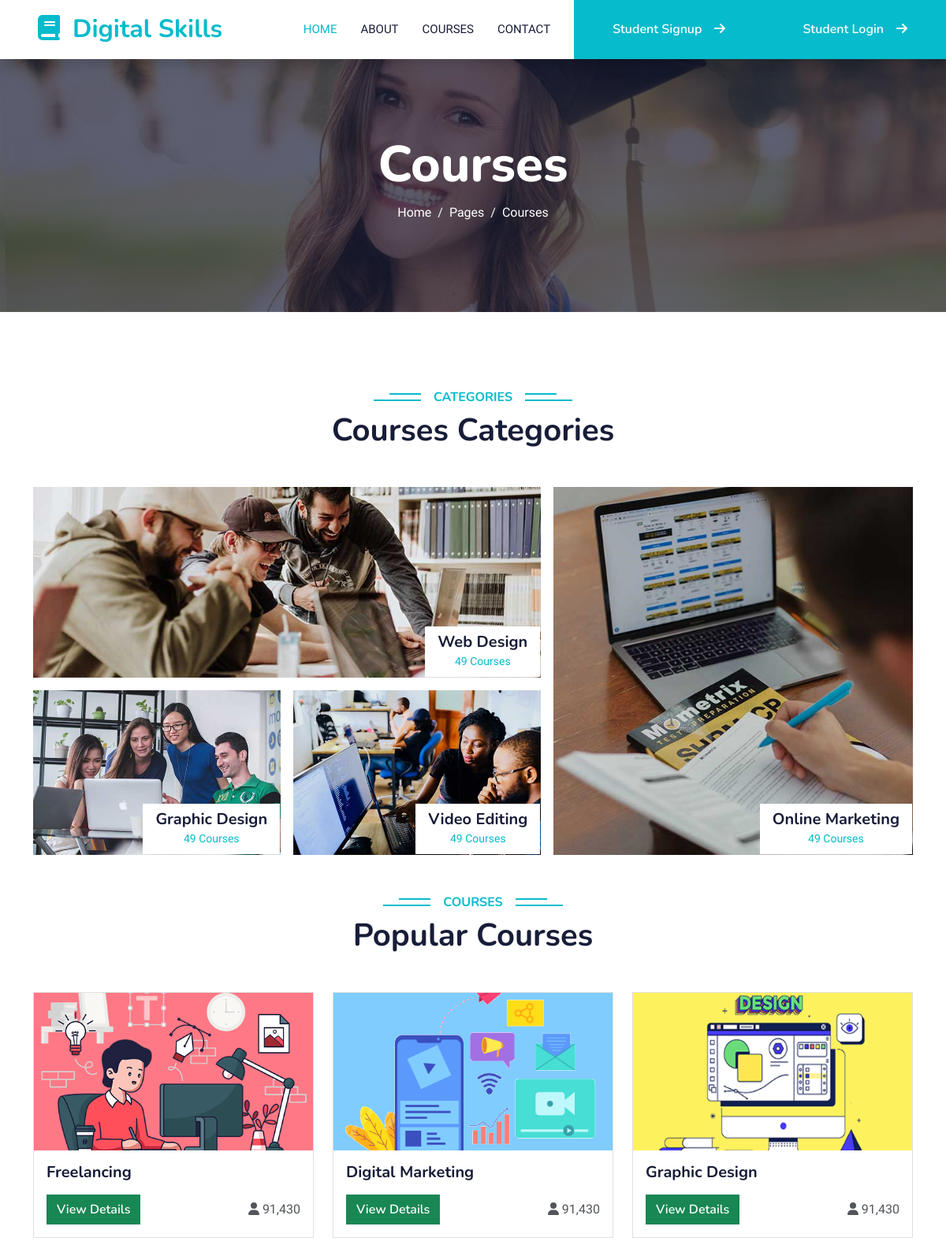
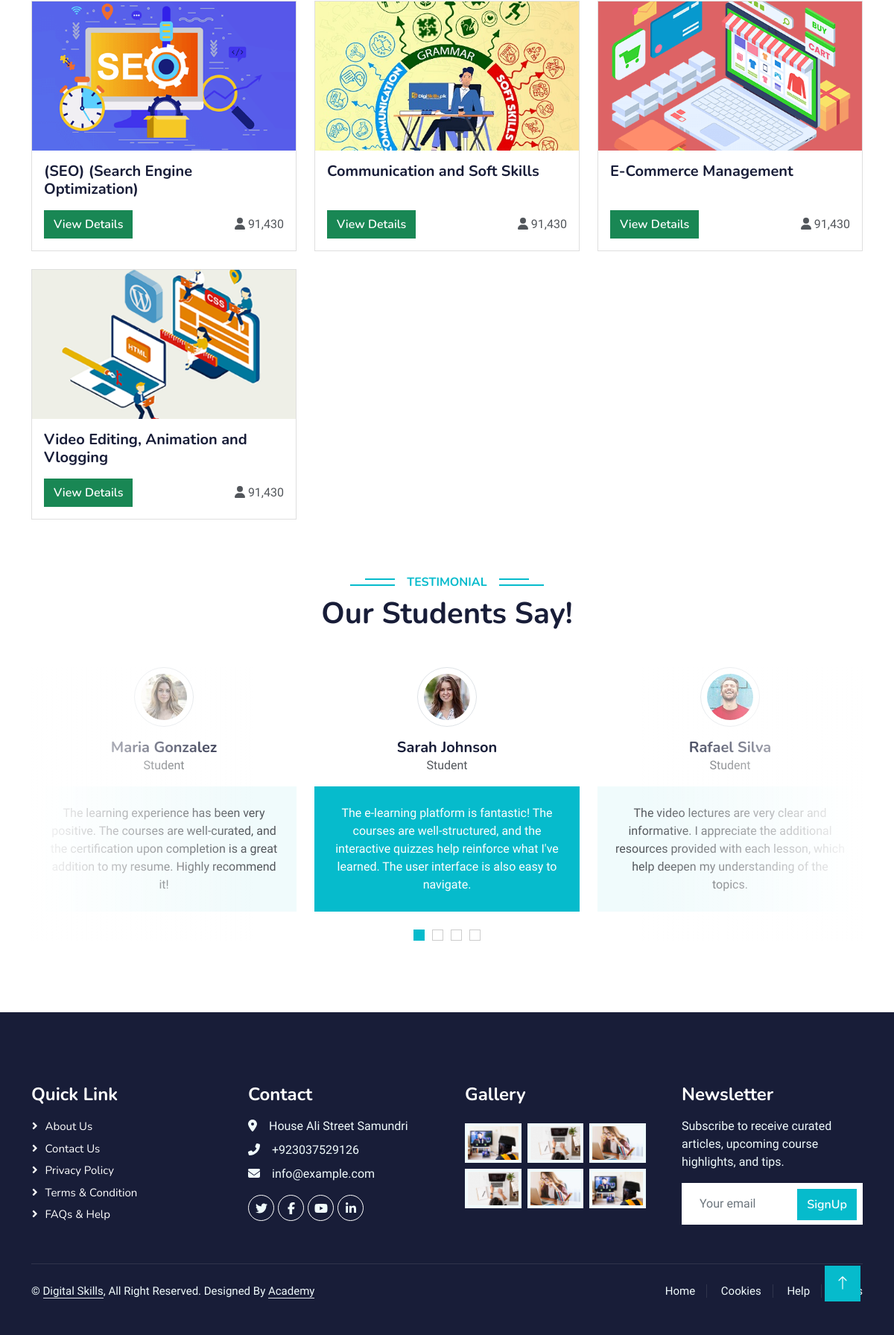
/courses.php, run on the app's committed database (2 pictures, top to bottom).
### tables this page shows
CREATE TABLE `addcourse` (
  `course_id` int(11) NOT NULL,
  `course_img` varchar(250) NOT NULL,
  `course_name` varchar(250) NOT NULL,
  `course_desc` text NOT NULL,
  `course_author` varchar(250) NOT NULL,
  `author_qua` varchar(250) NOT NULL,
  `author_desc` text NOT NULL
);

### courses.php (the view, shortened to what this page needs)
<?php
include('maininclude/dbconnection.php');
?>
<!DOCTYPE html>
<html lang="en">
<head>
    <link href="https://cdnjs.cloudflare.com/ajax/libs/font-awesome/5.10.0/css/all.min.css" rel="stylesheet">
    <link href="https://cdn.jsdelivr.net/npm/bootstrap-icons@1.4.1/font/bootstrap-icons.css" rel="stylesheet">
    <link href="lib/animate/animate.min.css" rel="stylesheet">
    <link href="lib/owlcarousel/assets/owl.carousel.min.css" rel="stylesheet">
    <link href="css/bootstrap.min.css" rel="stylesheet">
    <link href="css/style.css" rel="stylesheet">
    <link rel="stylesheet" href="./css/all.min.css">
</head>
<body>
    <?php
	include_once("maininclude/navbar.php");
	?>
    <div class="container-fluid bg-primary py-5 mb-5 page-header">
        <div class="container py-5">
            <div class="row justify-content-center">
                <div class="col-lg-10 text-center">
                    <h1 class="display-3 text-white animated slideInDown">Courses</h1>
                    <nav aria-label="breadcrumb">
                        <ol class="breadcrumb justify-content-center">
                            <li class="breadcrumb-item"><a class="text-white" href="#">Home</a></li>
                            <li class="breadcrumb-item"><a class="text-white" href="#">Pages</a></li>
                            <li class="breadcrumb-item text-white active" aria-current="page">Courses</li>
                        </ol>
                    </nav>
                </div>
            </div>
        </div>
    </div>
    <div class="container-xxl py-5 category">
        <div class="container">
            <div class="text-center wow fadeInUp" data-wow-delay="0.1s">
                <h6 class="section-title bg-white text-center text-primary px-3">Categories</h6>
                <h1 class="mb-5">Courses Categories</h1>
            </div>
            <div class="row g-3">
                <div class="col-lg-7 col-md-6">
                    <div class="row g-3">
                        <div class="col-lg-12 col-md-12 wow zoomIn" data-wow-delay="0.1s">
                            <a class="position-relative d-block overflow-hidden" href="">
                                <img class="img-fluid" src="img/cat-1.jpg" alt="">
                                <div class="bg-white text-center position-absolute bottom-0 end-0 py-2 px-3" style="margin: 1px;">
                                    <h5 class="m-0">Web Design</h5>
                                    <small class="text-primary">49 Courses</small>
                                </div>
                            </a>
                        </div>
                        <div class="col-lg-6 col-md-12 wow zoomIn" data-wow-delay="0.3s">
                            <a class="position-relative d-block overflow-hidden" href="">
                                <img class="img-fluid" src="img/cat-2.jpg" alt="">
                                <div class="bg-white text-center position-absolute bottom-0 end-0 py-2 px-3" style="margin: 1px;">
                                    <h5 class="m-0">Graphic Design</h5>
                                    <small class="text-primary">49 Courses</small>
                                </div>
                            </a>
                        </div>
                        <div class="col-lg-6 col-md-12 wow zoomIn" data-wow-delay="0.5s">
                            <a class="position-relative d-block overflow-hidden" href="">
                                <img class="img-fluid" src="img/cat-3.jpg" alt="">
                                <div class="bg-white text-center position-absolute bottom-0 end-0 py-2 px-3" style="margin: 1px;">
                                    <h5 class="m-0">Video Editing</h5>
                                    <small class="text-primary">49 Courses</small>
                                </div>
                            </a>
                        </div>
                    </div>
                </div>
                <div class="col-lg-5 col-md-6 wow zoomIn" data-wow-delay="0.7s" style="min-height: 350px;">
                    <a class="position-relative d-block h-100 overflow-hidden" href="">
                        <img class="img-fluid position-absolute w-100 h-100" src="img/cat-4.jpg" alt="" style="object-fit: cover;">
                        <div class="bg-white text-center position-absolute bottom-0 end-0 py-2 px-3" style="margin:  1px;">
                            <h5 class="m-0">Online Marketing</h5>
                            <small class="text-primary">49 Courses</small>
                        </div>
                    </a>
                </div>
            </div>
        </div>
    </div>
	<div class="text-center wow fadeInUp" data-wow-delay="0.1s">
    <h6 class="section-title bg-white text-center text-primary px-3">Courses</h6>
    <h1 class="mb-5">Popular Courses</h1>
</div>
<section id="content" class="h-100 min-vh-100">
    <div class="outer-course-wrap">
        <div class="container clearfix">
            <div class="row">
                <?php
                $query = "SELECT * FROM `addcourse`";
                $result = mysqli_query($conn, $query);
                if (mysqli_num_rows($result) > 0) {
                    while ($row = mysqli_fetch_assoc($result)) {
                        $course_id = $row["course_id"];
                        $course_img = $row["course_img"];
                        $course_name = $row["course_name"];
                        echo '
                        <div class="col-sm-6 col-md-4 mb-4">
                            <div class="card h-100 d-flex flex-column">
                                <img class="card-img-top" src="./img/' . htmlspecialchars($course_img) . '" alt="' . htmlspecialchars($course_name) . '" style="object-fit: cover; height: 200px;">
                                <div class="card-body d-flex flex-column">
                                    <h5 class="card-title mb-3">' . htmlspecialchars($course_name) . '</h5>
                                    <div class="mt-auto d-flex justify-content-between align-items-center">
                                        <a href="coursedetails.php?id=' . $course_id . '" class="btn btn-success">View Details</a>
                                        <span class="pull-right" title="Enrolled Trainees in Current Batch"><i class="fa fa-user"></i> 91,430</span>
                                    </div>
                                </div>
                            </div>
                        </div>';
                    }
                } else {
                    echo '<div class="col-12">
                            <h3 class="text-center">Courses are not available Yet</h3>
                          </div>';
                }
                ?>
            </div>
        </div>
    </div>
</section>
       <div class="container-xxl py-5 wow fadeInUp" data-wow-delay="0.1s">
        <div class="container">
            <div class="text-center">
                <h6 class="section-title bg-white text-center text-primary px-3">Testimonial</h6>
                <h1 class="mb-5">Our Students Say!</h1>
            </div>
            <div class="owl-carousel testimonial-carousel position-relative">
                <div class="testimonial-item text-center">
                    <img class="border rounded-circle p-2 mx-auto mb-3" src="img/testimonial-1.jpg" style="width: 80px; height: 80px;">
                    <h5 class="mb-0">Sarah Johnson</h5>
                    <p>Student</p>
                    <div class="testimonial-text bg-light text-center p-4">
                    <p class="mb-0">The e-learning platform is fantastic! The courses are well-structured, and the interactive quizzes help reinforce what I've learned. The user interface is also easy to navigate.</p>
                    </div>
                </div>
                <div class="testimonial-item text-center">
                    <img class="border rounded-circle p-2 mx-auto mb-3" src="img/testimonial-2.jpg" style="width: 80px; height: 80px;">
                    <h5 class="mb-0">Rafael Silva</h5>
                    <p>Student</p>
                    <div class="testimonial-text bg-light text-center p-4">
                    <p class="mb-0">The video lectures are very clear and informative. I appreciate the additional resources provided with each lesson, which help deepen my understanding of the topics.</p>
                    </div>
                </div>
                <div class="testimonial-item text-center">
                    <img class="border rounded-circle p-2 mx-auto mb-3" src="img/testimonial-4.jpg" style="width: 80px; height: 80px;">
                    <h5 class="mb-0">Maria Gonzalez</h5>
                    <p>Student</p>
                    <div class="testimonial-text bg-light text-center p-4">
                    <p class="mb-0">The learning experience has been very positive. The courses are well-curated, and the certification upon completion is a great addition to my resume. Highly recommend it!</p>
                    </div>
                </div>
            </div>
        </div>
    </div>
    <a href="#" class="btn btn-lg btn-primary btn-lg-square back-to-top"><i class="bi bi-arrow-up"></i></a>
    <?php
include('maininclude/footer.php');
?>

### data on the page
addcourse: course_img (picture), course_name "Freelancing"
addcourse: course_img (picture), course_name "Digital Marketing"
addcourse: course_img (picture), course_name "Graphic Design"
addcourse: course_img (picture), course_name "(SEO) (Search Engine Optimization)"
addcourse: course_img (picture), course_name "Communication and Soft Skills"
addcourse: course_img (picture), course_name "E-Commerce Management"
addcourse: course_img (picture), course_name "Video Editing, Animation and Vlogging"
